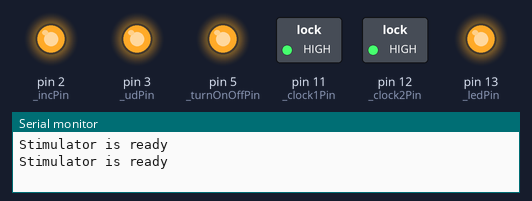
Recording of a sketch running on a simulated Arduino Uno, built with avr-gcc and run on an emulated ATmega328P. Parts: switched loads named in the sketch (green lamp = pin HIGH), output pins drawn as LEDs (lit = HIGH), the last lines printed to the serial monitor. Pins used as bus, display or sensor lines are not drawn.

Above: at 0.1 s.
At 39.1 s:
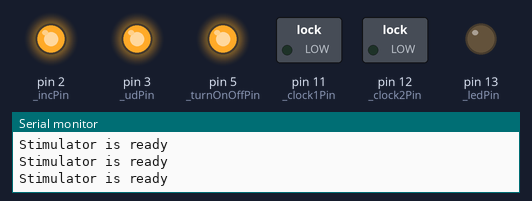
Timing chart, 0 to 40.0 s (numbered marks = the images above):
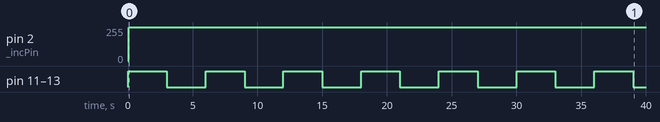

Measured:
- by itself, pin 2 (_incPin): 0/255 → 255/255 at 0.04 s
- by itself, pin 11 (_clock1Pin), pin 12 (_clock2Pin), pin 13 (_ledPin): alternates HIGH for 3.0 s and LOW for 3.0 s

The sketch:

Tests.ino
```cpp
#define DIGIPOT_UP   HIGH
#define DIGIPOT_DOWN LOW
#define DIGIPOT_MAX_AMOUNT 99
#define DIGIPOT_UNKNOWN 255

uint8_t _currentValue = 0;
uint8_t _incPin = 2;
uint8_t _udPin = 3;
uint8_t _csPin = 4;


uint8_t _turnOnOffPin = 5;
uint8_t _clock1Pin = 11;
uint8_t _clock2Pin = 12;
uint8_t _ledPin = 13;

void setup() {
  Serial.begin(115200);
  DefineDigitalPins();
  Set(58);

  //delta(vh - vl) = 1k100Ohm
  //58 = 654
  //54 = 596
  //51 = 556
  //47 = 504
  //43 = 455
  //38 = 395
  //34 = 346
  //30 = 300
  //26 = 250
  //22 = 195
  //19 = 155
  //15 = 100uA
  //11 = 51 uA
  Serial.println("Stimulator is ready");
}

void loop()
{
Serial.println("Stimulator is ready");
  //digitalWrite(_clock2Pin, DIGIPOT_DOWN);
  //digitalWrite(_clock2Pin, DIGIPOT_UP);
  //delay(3000);

//  for (int i = 0; i < 5; i++)
//  {
//    digitalWrite(_clock1Pin, DIGIPOT_UP);
//    digitalWrite(_ledPin, DIGIPOT_UP);
//    delayMicroseconds(125);
//
//    digitalWrite(_clock1Pin, DIGIPOT_DOWN);
//    digitalWrite(_ledPin, DIGIPOT_DOWN);
//    delayMicroseconds(25);
//  }

  digitalWrite(_clock1Pin, DIGIPOT_UP);
  digitalWrite(_clock2Pin, DIGIPOT_UP);
  digitalWrite(_ledPin, DIGIPOT_UP);
  delay(3000);

  digitalWrite(_clock1Pin, DIGIPOT_DOWN);
  digitalWrite(_clock2Pin, DIGIPOT_DOWN);
  digitalWrite(_ledPin, DIGIPOT_DOWN);
  delay(3000);
}


void DefineDigitalPins() {
  _currentValue = DIGIPOT_UNKNOWN;

  pinMode(_incPin, OUTPUT);
  pinMode(_udPin, OUTPUT);
  pinMode(_csPin, OUTPUT);
  digitalWrite(_csPin, HIGH);

  pinMode(_clock1Pin, OUTPUT);
  pinMode(_clock2Pin, OUTPUT);
  pinMode(_ledPin, OUTPUT);

  pinMode(_turnOnOffPin, OUTPUT);
  digitalWrite(_turnOnOffPin, HIGH);
}

void Set(uint8_t value) {
  value = constrain(value, 0, DIGIPOT_MAX_AMOUNT);

  if (_currentValue == DIGIPOT_UNKNOWN) Reset();

  if (_currentValue > value) Change(DIGIPOT_DOWN, _currentValue - value);

  if (_currentValue < value) Change(DIGIPOT_UP, value - _currentValue);
}


void Reset() {
  // change down maximum number of times to ensure the value is 0
  Decrease(DIGIPOT_MAX_AMOUNT);
  _currentValue = 0;
}

void Increase(uint8_t amount) {
  amount = constrain(amount, 0, DIGIPOT_MAX_AMOUNT);
  Change(DIGIPOT_UP, amount);
}

void Decrease(uint8_t amount) {
  amount = constrain(amount, 0, DIGIPOT_MAX_AMOUNT);
  Change(DIGIPOT_DOWN, amount);
}

void Change(uint8_t direction, uint8_t amount) {
  amount = constrain(amount, 0, DIGIPOT_MAX_AMOUNT);
  digitalWrite(_udPin, direction);
  digitalWrite(_incPin, HIGH);
  digitalWrite(_csPin, LOW);

  for (uint8_t i = 0; i < amount; i++) {
    digitalWrite(_incPin, LOW);
    delayMicroseconds(2);
    digitalWrite(_incPin, HIGH);
    delayMicroseconds(2);
    if (_currentValue != DIGIPOT_UNKNOWN) {
      _currentValue += (direction == DIGIPOT_UP ? 1 : -1);
      _currentValue = constrain(_currentValue, 0, DIGIPOT_MAX_AMOUNT);
    }

  }
  digitalWrite(_csPin, HIGH);
}
```
